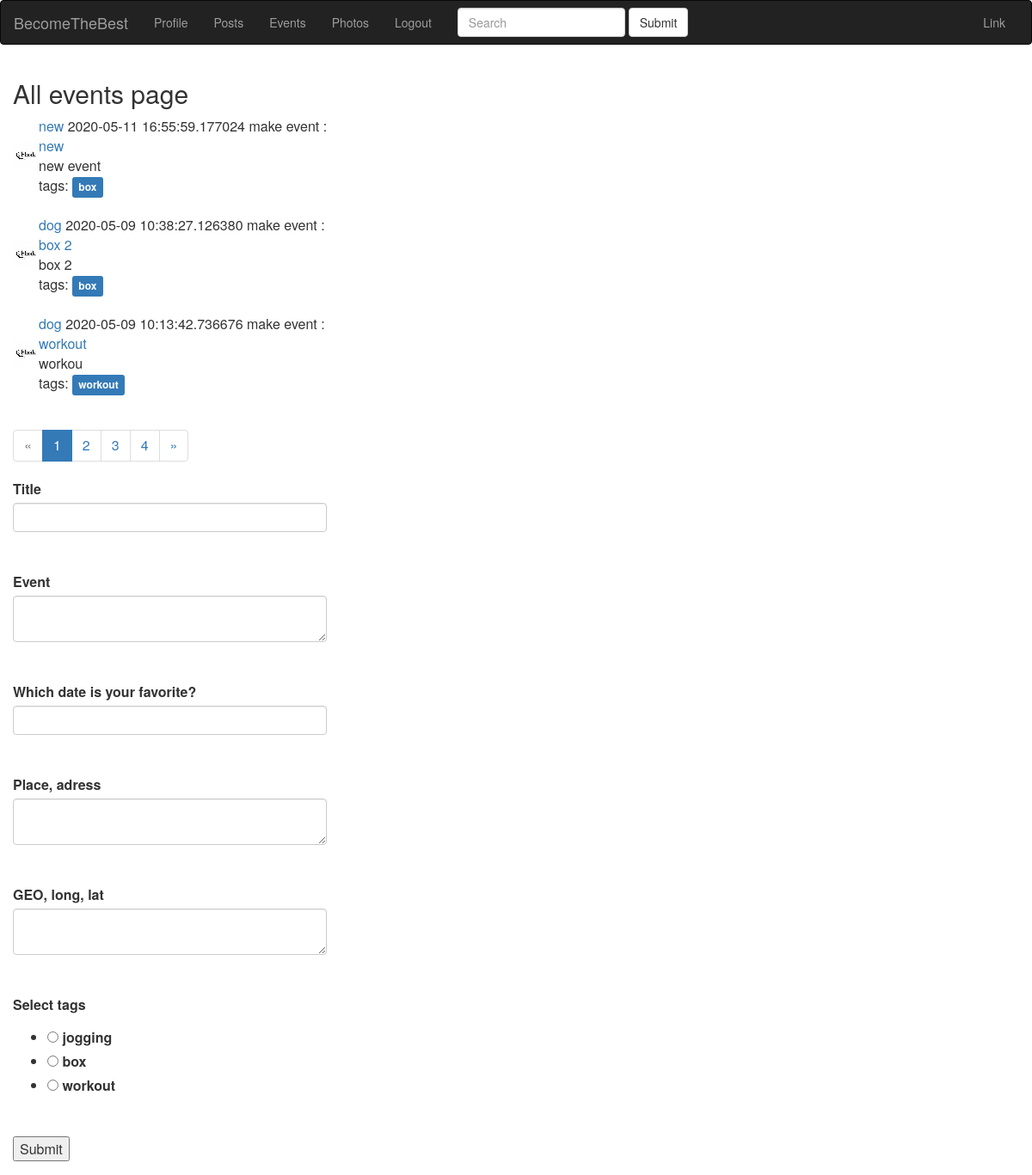
/event/ (signed in), run on the app's committed database.
### app/models.py (models this page shows, shortened)
class Event(db.Model):
    id = db.Column(db.Integer, primary_key=True)
    event_title = db.Column(db.String(140))
    event_body = db.Column(db.Text)
    slug = db.Column(db.String(140), unique=True)
    created = db.Column(db.DateTime, index=True, default=datetime.utcnow)
    event_time = db.Column(db.DateTime)
    event_place = db.Column(db.Text)
    event_geo = db.Column(db.Text)
    event_starter = db.Column(db.Integer, db.ForeignKey('user.id'))
    event_crew = db.Column(db.Text)
    tags = db.relationship(
        'Tag', secondary=event_tags, backref=db.backref('events_tags', lazy='dynamic'))

class User(UserMixin, db.Model):
    id = db.Column(db.Integer, primary_key=True)
    email = db.Column(db.String(120), index=True, unique=True)
    username = db.Column(db.String(64), index=True, unique=True)
    password_hash = db.Column(db.String(255))
    date = db.Column(db.DateTime, index=True, default=datetime.utcnow)
    timestamp = db.Column(db.String(128), default=int(time()))
    city = db.Column(db.String(128))
    about_me = db.Column(db.String(140))
    last_seen = db.Column(db.DateTime, default=datetime.utcnow)
    active = db.Column(db.Boolean)
    tags = db.relationship(
        'Tag', secondary=user_tags, backref=db.backref('users_tags', lazy='dynamic'))
    roles = db.relationship(
        'Role', secondary=roles_users, backref=db.backref('users_roles', lazy='dynamic'))
    posts = db.relationship('Post', backref='author', lazy='dynamic')
    events = db.relationship('Event', backref='event_author', lazy='dynamic')
    photos = db.relationship('Photo', backref='photo_author', lazy='dynamic')
    def avatar(self):
        return 'user_data/{}/avatar/avatar.png'.format(self.username + self.timestamp)
    followed = db.relationship(
        'User', secondary=followers,
        primaryjoin=(followers.c.follower_id == id),
        secondaryjoin=(followers.c.followed_id == id),
        backref=db.backref('followers', lazy='dynamic'), lazy='dynamic')

class Tag(db.Model):
    id = db.Column(db.Integer, primary_key=True)
    name = db.Column(db.String(100), unique=True)
    slug = db.Column(db.String(100))

### app/blueprints/events/blueprint.py (the view, shortened to what this page needs)
@events.route('/', methods=['GET', 'POST'])
@login_required
def index():
    form = EventForm()
    q = request.args.get('q')
    page = request.args.get('page')
    if page and page.isdigit():
        page = int(page)
    else:
        page = 1
    if q:
        events = Event.query.filter(Event.event_title.contains(q) | Event.event_body.contains(q).all())
    else:
        events = Event.query.order_by(Event.created.desc())
    pages = events.paginate(page=page, per_page=app.config['POSTS_PER_PAGE'])
    return render_template('events/index.html', form=form, pages=pages)

### app/blueprints/events/forms.py
class EventForm(FlaskForm):
    event_title = StringField('Title', validators=[DataRequired()])
    event_body = TextAreaField('Event', validators=[DataRequired()])
    event_time = DateTimeField(
        'Which date is your favorite?', format='%Y-%m-%d %H:%M:%S', validators=[DataRequired()])
    event_place = TextAreaField('Place, adress', validators=[DataRequired()])
    event_geo = TextAreaField('GEO, long, lat', validators=[DataRequired()])
    tags = RadioField(
        'Select tags', choices=[(tag.name, tag.slug) for tag in Tag.query.all()], validators=[DataRequired()])
    submit = SubmitField('Submit')

### app/models.py (called while the page is built)
@login.user_loader
def load_user(id):
    return User.query.get(int(id))

### app/view.py (called while the page is built)
@app.before_request
def before_request():
    if current_user.is_authenticated:
        current_user.last_seen = datetime.utcnow()
        db.session.commit()

### app/blueprints/events/templates/events/index.html (shortened to what this page needs)
{% extends 'base.html' %} {% block title %} Blueprint event title {% endblock %} {% block content_title %} All events page {% endblock %} {% block content %} {% for event in pages.items %}
<div class="main-content">
    <table>
        <tr>
            <td><img src="{{ url_for('static', filename=event.event_author.avatar()) }}" width="30" height="30" alt="avatar"></td>
            <td><a href="{{ url_for('user', username=event.event_author.username) }}">
                {{ event.event_author.username }}</a> {{ event.created }} make event :
                <br>
                <a href="{{ url_for('events.event_detail', slug=event.slug) }}">{{ event.event_title }}</a>
                <br> {{ event.event_body }}
                <div class="tags">
                    tags: {% for tag in event.tags %}
                    <a href="{{ url_for('events.tag_detail', slug=tag.slug) }}">
                        <span class="label label-primary">{{ tag.name }}</span></a> {% endfor %}
                </div>
            </td>
        </tr>
    </table>
</div>
<br> {% endfor %}
<nav>
    <ul class="pagination">
        <li {% if not pages.has_prev %} class="disabled" {% endif %}>
            <a href="./?page={{ pages.prev_num }}" aria-label="Previous">
                <span aria-hidden="true">&laquo;</span></a>
        </li>
        {% for page in pages.iter_pages() %}
        <li {% if page==pages.page %} class="active" {% endif %}><a href="./?page={{ page }}">{{page}} <span class="sr-only">(current)</span></a></li>
        {% endfor %}
        <li {% if not pages.has_next %} class="disabled" {% endif %}>
            <a href="./?page={{ pages.next_num }}" aria-label="Next">
                <span aria-hidden="true">&raquo;</span></a>
        </li>
    </ul>
</nav>
<div>
    {% if form %}
    <form action="" method="post">
        <p>
            {{ form.event_title.label(class='control-label') }}<br> {{ form.event_title(class='form-control') }}<br>
            <br> {{ form.event_body.label(class='control-label') }}<br> {{ form.event_body(class='form-control') }}<br>
            <br> {{ form.event_time.label(class='control-label') }}<br> {{ form.event_time(class='form-control') }}<br>
            <br> {{ form.event_place.label(class='control-label') }} {{ form.event_place(class='form-control') }}<br>
            <br> {{ form.event_geo.label(class='control-label') }}<br> {{ form.event_geo(class='form-control') }}<br>
            <br> {{ form.tags.label(class='control-label') }}<br> {{ form.tags() }}<br>
        </p>
        <p>{{ form.submit() }}</p>
    </form>
    {% endif %}
</div>
{% endblock %}

### data on the page
Event: timestamp (placeholder picture), event_author.username "new", created "2020-05-11 16:55:59.177024", event_title "new", event_body "new event"
Tag: name "box"
Event: timestamp (placeholder picture), event_author.username "dog", created "2020-05-09 10:38:27.126380", event_title "box 2", event_body "box 2"
Event: timestamp (placeholder picture), event_author.username "dog", created "2020-05-09 10:13:42.736676", event_title "workout", event_body "workou"
Tag: name "workout"

### other printed values
{{ page }} "1" "2" "3" "4"
